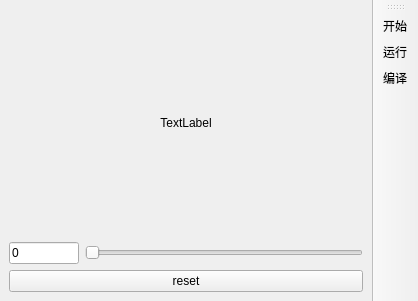
<?xml version="1.0" encoding="UTF-8"?>
<ui version="4.0">
 <class>MainWindow</class>
 <widget class="QMainWindow" name="MainWindow">
  <property name="geometry">
   <rect>
    <x>0</x>
    <y>0</y>
    <width>418</width>
    <height>301</height>
   </rect>
  </property>
  <property name="windowTitle">
   <string>MainWindow</string>
  </property>
  <widget class="QWidget" name="centralwidget">
   <layout class="QVBoxLayout" name="verticalLayout_2">
    <item>
     <layout class="QVBoxLayout" name="verticalLayout" stretch="1,3,1">
      <item>
       <widget class="QLabel" name="label_num">
        <property name="layoutDirection">
         <enum>Qt::LeftToRight</enum>
        </property>
        <property name="text">
         <string>TextLabel</string>
        </property>
        <property name="alignment">
         <set>Qt::AlignCenter</set>
        </property>
       </widget>
      </item>
      <item>
       <layout class="QHBoxLayout" name="horizontalLayout" stretch="1,4">
        <item>
         <widget class="QLineEdit" name="lineEdit_num">
          <property name="text">
           <string>0</string>
          </property>
         </widget>
        </item>
        <item>
         <widget class="QSlider" name="slider_num">
          <property name="value">
           <number>0</number>
          </property>
          <property name="sliderPosition">
           <number>0</number>
          </property>
          <property name="tracking">
           <bool>true</bool>
          </property>
          <property name="orientation">
           <enum>Qt::Horizontal</enum>
          </property>
          <property name="tickPosition">
           <enum>QSlider::NoTicks</enum>
          </property>
          <property name="tickInterval">
           <number>0</number>
          </property>
         </widget>
        </item>
       </layout>
      </item>
      <item>
       <widget class="QPushButton" name="Button_reset">
        <property name="text">
         <string>reset</string>
        </property>
       </widget>
      </item>
     </layout>
    </item>
   </layout>
  </widget>
  <widget class="QMenuBar" name="menubar">
   <property name="geometry">
    <rect>
     <x>0</x>
     <y>0</y>
     <width>418</width>
     <height>26</height>
    </rect>
   </property>
  </widget>
  <widget class="QToolBar" name="toolBar">
   <property name="windowTitle">
    <string>toolBar</string>
   </property>
   <attribute name="toolBarArea">
    <enum>RightToolBarArea</enum>
   </attribute>
   <attribute name="toolBarBreak">
    <bool>false</bool>
   </attribute>
   <addaction name="action"/>
   <addaction name="action_2"/>
   <addaction name="action_3"/>
  </widget>
  <action name="action">
   <property name="icon">
    <iconset resource="../../src/src.qrc">
     <normaloff>:/src/start.png</normaloff>:/src/start.png</iconset>
   </property>
   <property name="text">
    <string>开始</string>
   </property>
  </action>
  <action name="action_2">
   <property name="icon">
    <iconset resource="../../src/src.qrc">
     <normaloff>:/src/pause.png</normaloff>:/src/pause.png</iconset>
   </property>
   <property name="text">
    <string>运行</string>
   </property>
  </action>
  <action name="action_3">
   <property name="icon">
    <iconset resource="../../src/src.qrc">
     <normaloff>:/src/open.png</normaloff>:/src/open.png</iconset>
   </property>
   <property name="text">
    <string>编译</string>
   </property>
  </action>
 </widget>
 <resources>
  <include location="../../src/src.qrc"/>
 </resources>
 <connections/>
</ui>
